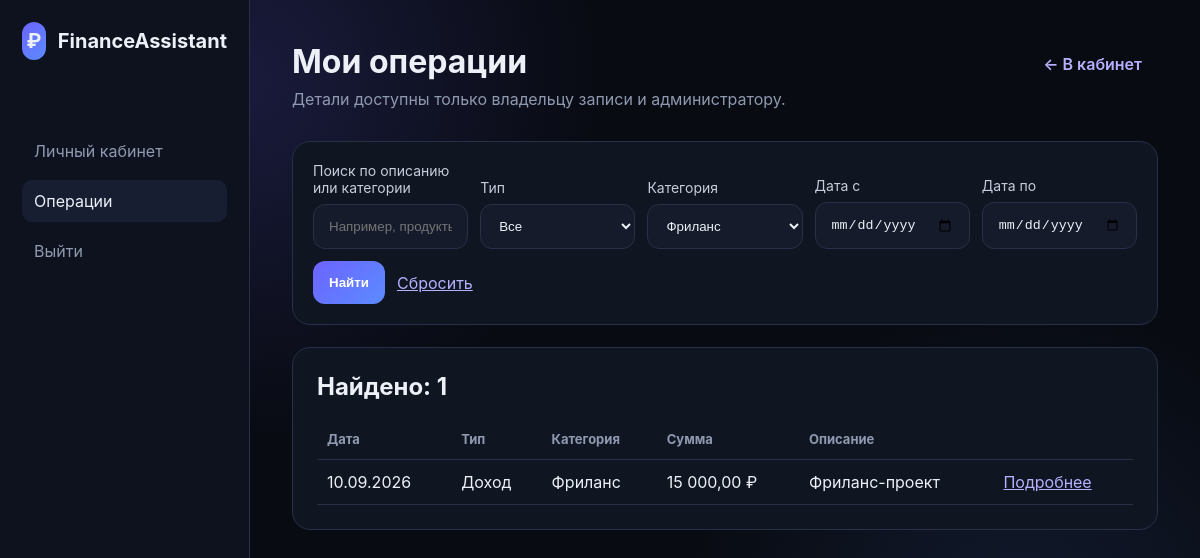
/frontend/transactions.php?category=2 (signed in), run on the app's committed database.
### tables this page shows
CREATE TABLE transactions (
    id BIGINT UNSIGNED AUTO_INCREMENT PRIMARY KEY,
    user_id BIGINT UNSIGNED NOT NULL,
    category_id BIGINT UNSIGNED NOT NULL,
    import_batch_id BIGINT UNSIGNED NULL,
    type ENUM('income', 'expense') NOT NULL,
    amount DECIMAL(14,2) UNSIGNED NOT NULL,
    transaction_date DATE NOT NULL,
    description VARCHAR(255) NULL,
    external_id VARCHAR(100) NULL,
    source ENUM('manual', 'csv') NOT NULL DEFAULT 'manual',
    created_at TIMESTAMP NOT NULL DEFAULT CURRENT_TIMESTAMP,
    CONSTRAINT fk_transactions_user
        FOREIGN KEY (user_id) REFERENCES users(id)
        ON DELETE CASCADE
        ON UPDATE CASCADE,
    CONSTRAINT fk_transactions_category
        FOREIGN KEY (category_id) REFERENCES categories(id)
        ON DELETE RESTRICT
        ON UPDATE CASCADE,
    CONSTRAINT fk_transactions_import_batch
        FOREIGN KEY (import_batch_id) REFERENCES import_batches(id)
        ON DELETE SET NULL
        ON UPDATE CASCADE,
    CONSTRAINT chk_transactions_amount CHECK (amount > 0),
    INDEX idx_transactions_user_date (user_id, transaction_date),
    INDEX idx_transactions_category_date (category_id, transaction_date),
    INDEX idx_transactions_import_batch (import_batch_id),
    INDEX idx_transactions_external_id (external_id)
);

CREATE TABLE categories (
    id BIGINT UNSIGNED AUTO_INCREMENT PRIMARY KEY,
    user_id BIGINT UNSIGNED NULL,
    name VARCHAR(100) NOT NULL,
    type ENUM('income', 'expense') NOT NULL,
    color CHAR(7) NULL,
    icon VARCHAR(50) NULL,
    created_at TIMESTAMP NOT NULL DEFAULT CURRENT_TIMESTAMP,
    CONSTRAINT fk_categories_user
        FOREIGN KEY (user_id) REFERENCES users(id)
        ON DELETE CASCADE
        ON UPDATE CASCADE,
    CONSTRAINT uq_categories_user_name_type UNIQUE (user_id, name, type)
);

### backend/src/bootstrap.php (called while the page is built, shortened)
<?php
$config = require __DIR__ . '/../config.php';
function db(): PDO
{
    global $config;
    static $pdo = null;
    if ($pdo instanceof PDO) {
        return $pdo;
    }
    $dsn = sprintf(
        'mysql:host=%s;port=%s;dbname=%s;charset=%s',
        $config['host'],
        $config['port'],
        $config['database'],
        $config['charset']
    );
    $pdo = new PDO($dsn, $config['user'], $config['password'], [
        PDO::ATTR_ERRMODE => PDO::ERRMODE_EXCEPTION,
        PDO::ATTR_DEFAULT_FETCH_MODE => PDO::FETCH_ASSOC,
        PDO::ATTR_EMULATE_PREPARES => false,
    ]);
    return $pdo;
}
function e(string $value): string
{
    return htmlspecialchars($value, ENT_QUOTES | ENT_SUBSTITUTE, 'UTF-8');
}

### frontend/transactions.php (the view, shortened to what this page needs)
<?php
require __DIR__ . '/../backend/src/bootstrap.php';
$user = require_auth();
$search = trim((string)($_GET['q'] ?? ''));
$categoryId = filter_var($_GET['category'] ?? '', FILTER_VALIDATE_INT) ?: null;
$dateFrom = (string)($_GET['from'] ?? '');
$dateTo = (string)($_GET['to'] ?? '');
$where = ['t.user_id = :user_id'];
$params = ['user_id' => (int)$user['id']];
if ($categoryId !== null) { $where[] = 't.category_id = :category_id'; $params['category_id'] = $categoryId; }
$stmt = db()->prepare('SELECT t.id, t.type, t.amount, t.transaction_date, t.description, c.name AS category
    FROM transactions t JOIN categories c ON c.id = t.category_id
    WHERE ' . implode(' AND ', $where) . ' ORDER BY t.transaction_date DESC, t.id DESC');
$stmt->execute($params);
$transactions = $stmt->fetchAll();
$categoryStmt = db()->prepare('SELECT id, name FROM categories WHERE user_id = :user_id ORDER BY name');
$categoryStmt->execute(['user_id' => (int)$user['id']]);
$categories = $categoryStmt->fetchAll();
?>
<!doctype html>
<html lang="ru"><head><meta charset="UTF-8"><meta name="viewport" content="width=device-width, initial-scale=1"><title>Операции — FinanceAssistant</title><link rel="stylesheet" href="auth.css"></head>
<body><div class="dashboard">
  <aside class="sidebar"><div class="logo"><div class="logo-mark">₽</div>FinanceAssistant</div><nav><a href="dashboard.php">Личный кабинет</a><a class="active" href="transactions.php">Операции</a><a href="logout.php">Выйти</a></nav></aside>
  <main class="main"><div class="topbar"><div><h1>Мои операции</h1><p>Детали доступны только владельцу записи и администратору.</p></div><a class="action-link" href="dashboard.php">← В кабинет</a></div>
    <form class="filters" method="get">
      <div class="field"><label for="q">Поиск по описанию или категории</label><input id="q" name="q" value="<?= e($search) ?>" maxlength="100" placeholder="Например, продукты"></div>
      <div class="field"><label for="type">Тип</label><select id="type" name="type"><option value="">Все</option></select></div>
      <div class="field"><label for="category">Категория</label><select id="category" name="category"><option value="">Все категории</option><?php foreach ($categories as $category): ?><option value="<?= (int)$category['id'] ?>" <?= $categoryId === (int)$category['id'] ? 'selected' : '' ?>><?= e($category['name']) ?></option><?php endforeach; ?></select></div>
      <div class="field"><label for="from">Дата с</label><input id="from" name="from" type="date" value="<?= e($dateFrom) ?>"></div>
      <div class="field"><label for="to">Дата по</label><input id="to" name="to" type="date" value="<?= e($dateTo) ?>"></div>
      <div class="filter-actions"><button class="btn" type="submit">Найти</button><a href="transactions.php">Сбросить</a></div>
    </form>
    <section class="panel"><h2>Найдено: <?= count($transactions) ?></h2><div class="table-wrap"><table><thead><tr><th>Дата</th><th>Тип</th><th>Категория</th><th>Сумма</th><th>Описание</th><th></th></tr></thead><tbody>
    <?php foreach ($transactions as $transaction): ?><tr><td><?= e(date('d.m.Y', strtotime($transaction['transaction_date']))) ?></td><td><?= $transaction['type'] === 'income' ? 'Доход' : 'Расход' ?></td><td><?= e($transaction['category']) ?></td><td><?= e(number_format((float)$transaction['amount'], 2, ',', ' ')) ?> ₽</td><td><?= e($transaction['description'] ?? '—') ?></td><td><a href="transaction.php?id=<?= (int)$transaction['id'] ?>">Подробнее</a></td></tr><?php endforeach; ?>
    <?php if (!$transactions): ?><tr><td colspan="6" class="empty">Операций по заданным условиям нет.</td></tr><?php endif; ?></tbody></table></div></section>
  </main></div></body></html>

### frontend/auth.css (style rules this page uses)
:root { --bg: #080b12; --panel: #101522; --panel-2: #151b2a; --line: #273047; --text: #edf1f7; --muted: #8f9ab0; --accent: #6d63ff; --accent-2: #5b8cff; --success: #38cf88; --danger: #ff5e70; --shadow: 0 24px 70px rgba(0,0,0,.38); }
* { box-sizing: border-box; }
body { margin: 0; min-height: 100vh; font-family: Inter, Segoe UI, Arial, sans-serif; color: var(--text); background: radial-gradient(circle at 20% 10%, rgba(109,99,255,.18), transparent 30%), radial-gradient(circle at 85% 80%, rgba(91,140,255,.12), transparent 28%), var(--bg); }
a { color: inherit; }
.logo { display:flex; align-items:center; gap:12px; font-weight:700; font-size:20px; margin-bottom: 70px; }
.logo-mark { width:38px; height:38px; display:grid; place-items:center; border-radius:12px; background:linear-gradient(135deg,var(--accent),var(--accent-2)); }
.field { display:grid; gap:8px; margin-bottom:18px; }
.field label { font-size:14px; color:#c7cedb; }
.field input { width:100%; padding:14px 15px; color:var(--text); background:var(--panel-2); border:1px solid var(--line); border-radius:12px; outline:none; }
.btn { width:100%; border:0; border-radius:12px; padding:14px 16px; font-weight:700; color:white; cursor:pointer; background:linear-gradient(135deg,var(--accent),var(--accent-2)); }
.dashboard { min-height:100vh; display:flex; }
.sidebar { width:250px; background:#0d121e; border-right:1px solid var(--line); padding:22px; }
.sidebar nav { display:grid; gap:8px; margin-top:34px; }
.sidebar nav a { text-decoration:none; padding:11px 12px; border-radius:10px; color:var(--muted); }
.sidebar nav a.active, .sidebar nav a:hover { background:#171e31; color:var(--text); }
.main { flex:1; padding:42px; }
.topbar { display:flex; justify-content:space-between; align-items:flex-start; gap:20px; margin-bottom:32px; }
.topbar h1 { margin:0 0 8px; }
.topbar p { margin:0; color:var(--muted); }
.panel { margin-top:22px; padding:24px; background:var(--panel); border:1px solid var(--line); border-radius:18px; }
.panel h2 { margin:0 0 18px; }
.action-link { display:inline-block; margin:12px 16px 0 0; color:#b6b0ff; text-decoration:none; font-weight:600; }
.filters { display:grid; grid-template-columns:repeat(auto-fit,minmax(155px,1fr)); gap:12px; align-items:end; margin-bottom:18px; padding:20px; background:var(--panel); border:1px solid var(--line); border-radius:18px; }
.filters .field { margin:0; }
.field select { width:100%; padding:13px 14px; color:var(--text); background:var(--panel-2); border:1px solid var(--line); border-radius:12px; }
.filter-actions { display:flex; gap:12px; align-items:center; }
.filter-actions .btn { width:auto; }
.filter-actions a, td a { color:#b6b0ff; }
.table-wrap { overflow-x:auto; }
table { width:100%; border-collapse:collapse; min-width:700px; }
th, td { padding:12px 10px; border-bottom:1px solid var(--line); text-align:left; vertical-align:top; }
th { color:var(--muted); font-size:13px; }

### data on the page
transactions: transaction_date "10.09.2026", type "Доход", category.name "Фриланс", amount "15 000,00", description "Фриланс-проект"

### other printed values
count($transactions) "1"
form field category "Фриланс"
